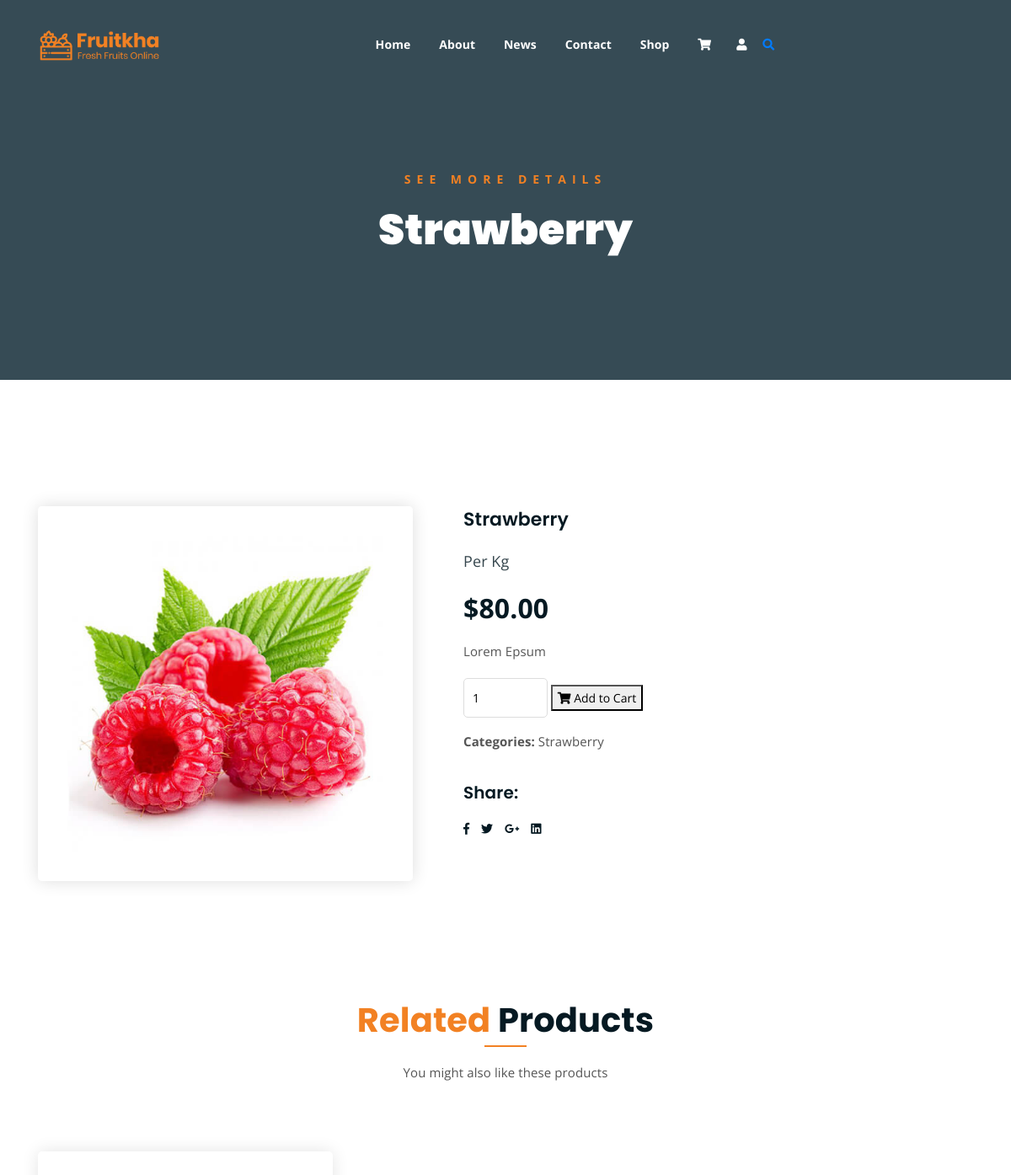
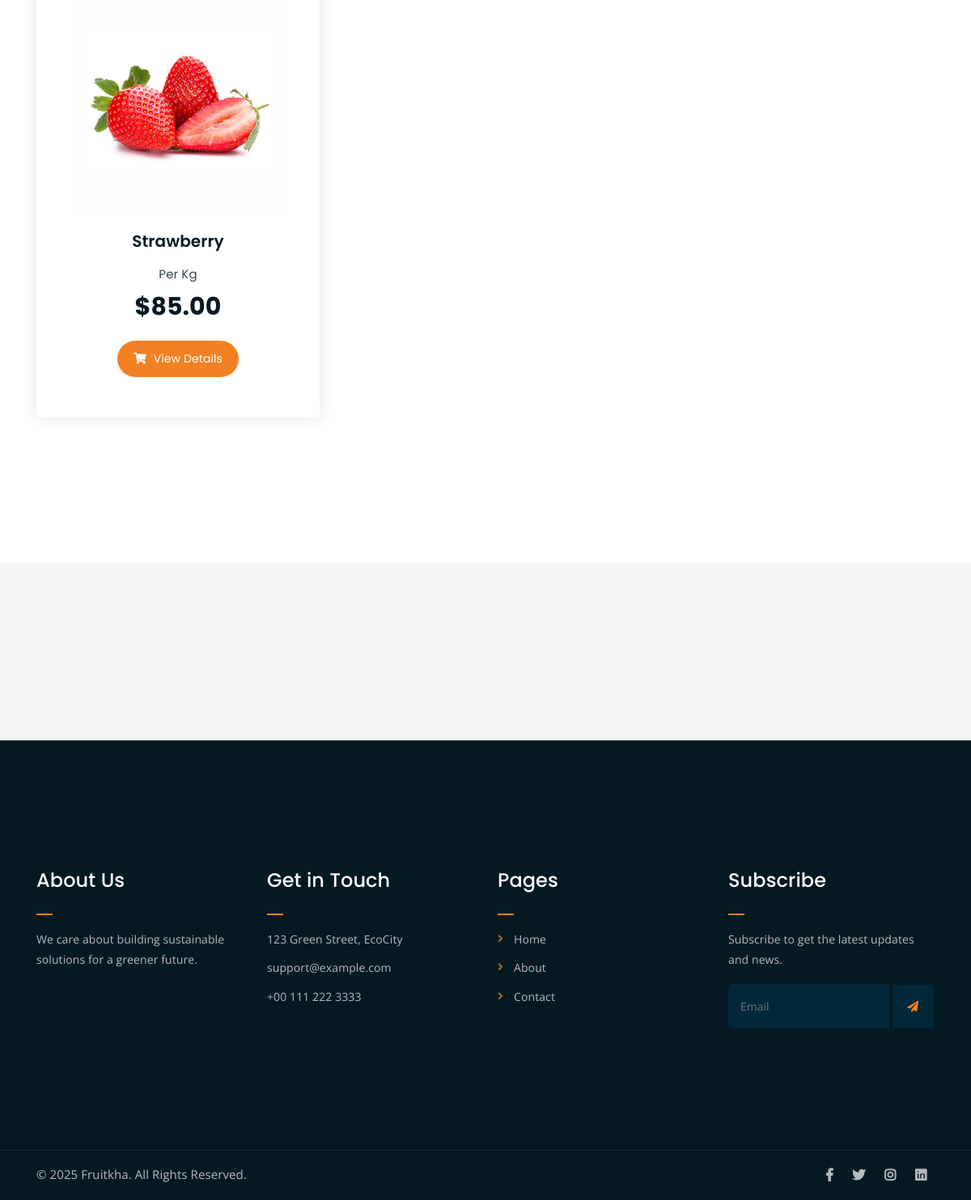
Screenshot of /product/2/ with the database file from the repository (2 pictures, top to bottom).
### app1/models.py (models this page shows, shortened)
class Product(models.Model):
    CATEGORY_CHOICES = [
        ('strawberry', 'Strawberry'),
        ('berry', 'Berry'),
        ('lemon', 'Lemon'),
        ('other', 'Other'),
    ]
    name = models.CharField(max_length=100)
    description = models.TextField()
    price = models.DecimalField(max_digits=10, decimal_places=2)
    category = models.CharField(max_length=20, choices=CATEGORY_CHOICES)
    image = models.ImageField(upload_to='products/')
    created_at = models.DateTimeField(auto_now_add=True)
    updated_at = models.DateTimeField(auto_now=True)
    class Meta:
        ordering = ['-created_at']

### app1/views.py (the view)
# urls.py: path('product/<int:product_id>/', views.product_detail, name='product_detail'),
def product_detail(request, product_id):
    product = get_object_or_404(Product, id=product_id)
    related_products = Product.objects.filter(category=product.category).exclude(id=product.id)[:3]
    context = {
        'product': product,
        'related_products': related_products
    }
    return render(request, 'single_product.html', context)

### app1/static/templates/single_product.html (shortened to what this page needs)
{% extends 'base.html' %}
{% load static %}
{% block content %}
    <div class="breadcrumb-section breadcrumb-bg">
        <div class="container">
            <div class="row">
                <div class="col-lg-8 offset-lg-2 text-center">
                    <div class="breadcrumb-text">
                        <p>See more Details</p>
                        <h1>{{ product.name }}</h1>
                    </div>
                </div>
            </div>
        </div>
    </div>
    <div class="single-product mt-150 mb-150">
        <div class="container">
            <div class="row">
                <div class="col-md-5">
                    <div class="single-product-img">
                        <img src="{{ product.image.url }}" alt="{{ product.name }}">
                    </div>
                </div>
                <div class="col-md-7">
                    <div class="single-product-content">
                        <h3>{{ product.name }}</h3>
                        <p class="single-product-pricing"><span>Per Kg</span> ${{ product.price }}</p>
                        <p>{{ product.description }}</p>
                        <div class="single-product-form">
                            <form action="#" method="post">
                                <input type="number" name="quantity" placeholder="0" min="1" value="1">
                                <button type="submit" class="cart-btn"><i class="fas fa-shopping-cart"></i> Add to Cart</button>
                            </form>
                            <p><strong>Categories: </strong>{{ product.get_category_display }}</p>
                        </div>
                        <h4>Share:</h4>
                        <ul class="product-share">
                            <li><a href="#"><i class="fab fa-facebook-f"></i></a></li>
                            <li><a href="#"><i class="fab fa-twitter"></i></a></li>
                            <li><a href="#"><i class="fab fa-google-plus-g"></i></a></li>
                            <li><a href="#"><i class="fab fa-linkedin"></i></a></li>
                        </ul>
                    </div>
                </div>
            </div>
        </div>
    </div>
    <div class="more-products mb-150">
        <div class="container">
            <div class="row">
                <div class="col-lg-8 offset-lg-2 text-center">
                    <div class="section-title">
                        <h3><span class="orange-text">Related</span> Products</h3>
                        <p>You might also like these products</p>
                    </div>
                </div>
            </div>
            <div class="row">
                {% for related_product in related_products %}
                <div class="col-lg-4 col-md-6 text-center">
                    <div class="single-product-item">
                        <div class="product-image">
                            <a href="{% url 'product_detail' related_product.id %}">
                                <img src="{{ related_product.image.url }}" alt="{{ related_product.name }}">
                            </a>
                        </div>
                        <h3>{{ related_product.name }}</h3>
                        <p class="product-price"><span>Per Kg</span> ${{ related_product.price }}</p>
                        <a href="{% url 'product_detail' related_product.id %}" class="cart-btn">
                            <i class="fas fa-shopping-cart"></i> View Details
                        </a>
                    </div>
                </div>
                {% endfor %}
            </div>
        </div>
    </div>
    <div class="logo-carousel-section">
        <div class="container">
            <div class="row">
                <div class="col-lg-12">
                    <div class="logo-carousel-inner">
                        {% for i in "12345" %}
                        <div class="single-logo-item">
                            <img src="{% static 'assets/img/company-logos/'|add:i|add:'.png' %}" alt="Partner Logo">
                        </div>
                        {% endfor %}
                    </div>
                </div>
            </div>
        </div>
    </div>
{% endblock %}

### rows the page displays
Product: name "Strawberry", image (picture), price "80.00", description "Lorem Epsum", category "Strawberry"
Product: image (picture), name "Strawberry", price "85.00"
